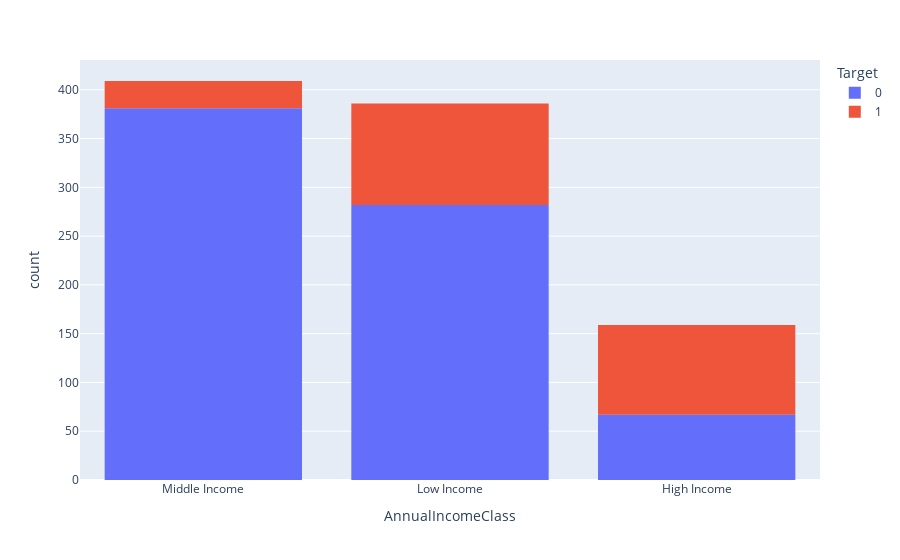

This figure's notebook cell:
### Code cell
fig = px.histogram(data,x='AnnualIncomeClass',color='Target')
fig.show()

### Figure 1 — Plotly figure (JSON) as saved in the notebook; plotly's stock layout.template omitted (floating-point values rounded to 4 significant figures; data arrays with more than 128 entries replaced by an {"elided": "..."} marker saying what was removed)
{"data": [{"alignmentgroup": "True", "bingroup": "x", "hovertemplate": "Target=0<br>AnnualIncomeClass=%{x}<br>count=%{y}<extra></extra>", "legendgroup": "0", "marker": {"color": "#636efa", "pattern": {"shape": ""}}, "name": "0", "offsetgroup": "0", "orientation": "v", "showlegend": true, "type": "histogram", "x": {"elided": "730 str values"}, "xaxis": "x", "yaxis": "y"}, {"alignmentgroup": "True", "bingroup": "x", "hovertemplate": "Target=1<br>AnnualIncomeClass=%{x}<br>count=%{y}<extra></extra>", "legendgroup": "1", "marker": {"color": "#EF553B", "pattern": {"shape": ""}}, "name": "1", "offsetgroup": "1", "orientation": "v", "showlegend": true, "type": "histogram", "x": {"elided": "224 str values"}, "xaxis": "x", "yaxis": "y"}], "layout": {"autosize": true, "barmode": "relative", "legend": {"title": {"text": "Target"}, "tracegroupgap": 0}, "margin": {"t": 60}, "xaxis": {"anchor": "y", "autorange": true, "domain": [0, 1], "range": [-0.5, 2.5], "title": {"text": "AnnualIncomeClass"}, "type": "category"}, "yaxis": {"anchor": "x", "autorange": true, "domain": [0, 1], "range": [0, 430.5], "title": {"text": "count"}}}}
